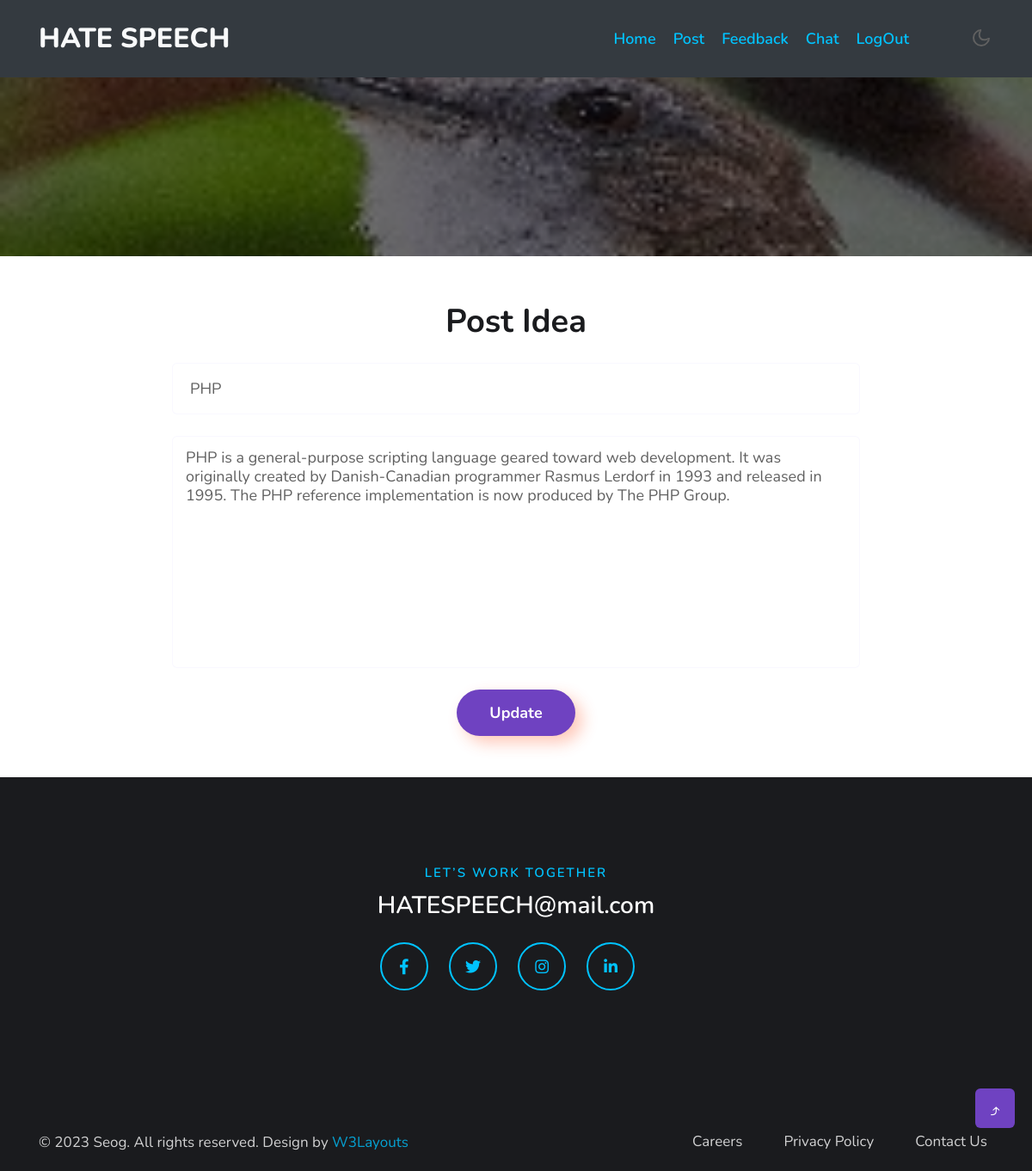
Page /sfUpdateIdea?id=3 on the committed database.
### hsApp/models.py (models this page shows)
class Post(models.Model):
    idea = models.CharField(max_length=50)
    date = models.DateField(auto_now_add=True)
    desc = models.CharField(max_length=200)
    image = models.ImageField(null=True, blank=True)
    user = models.ForeignKey(Users, on_delete=models.CASCADE)

### hsApp/views.py (the view, shortened to what this page needs)
# urls.py: path("sfUpdateIdea", views.sfUpdateIdea),
def sfUpdateIdea(request):
    id = request.GET['id']
    data = Post.objects.get(id=id)
    return render(request, "sfUpdateIdea.html", {"data": data})

### templates/sfUpdateIdea.html (shortened to what this page needs)
{% extends "sfBase.html" %} {% block content %}
<section class="w3l-inner-page-breadcrumb">
	<div class="breadcrumb-bg py-5">
		<div class="container pt-lg-5 pt-md-3 p-lg-4 pb-md-3 my-lg-3">
			<h2 class="title pt-5"></h2>
		</div>
	</div>
</section>
<div class="w3l-contact-10" id="contact">
	<div class="form-41-mian py-lg-5 py-md-4 py-2">
		<div class="container">
			<div class="header-title text-center mx-auto">
				<h3 class="title-w3l">Post Idea</h3>
			</div>
			<div class="contacts-5-grid-main mt-4">
				<div class="form-inner-cont">
					<form
						action="#"
						method="post"
						class="signin-form"
						enctype="multipart/form-data"
					>
						<div class="form-input">
							<input
								type="text"
								name="idea"
								placeholder="Idea *"
								value="{{data.idea}}"
								required=""
							/>
							<textarea
								name="description"
								placeholder="Description *"
								required=""
							>
{{data.desc}}</textarea
							>
						</div>
						<div class="text-center mt-3">
							<button class="btn btn-style btn-primary">Update</button>
						</div>
					</form>
				</div>
			</div>
		</div>
	</div>
</div>
{% endblock %}

### templates/sfBase.html (style rules this page uses)
body { background-color: #d0d3d4; }

### rows in the picture
Post: idea "PHP", description "PHP is a general-purpose scripting language geared toward web development. It was originally created by Danish-Canadian programmer Rasmus Lerdorf in 1993 and released in 1995. The PHP reference implementation is now produced by The PHP Group."
